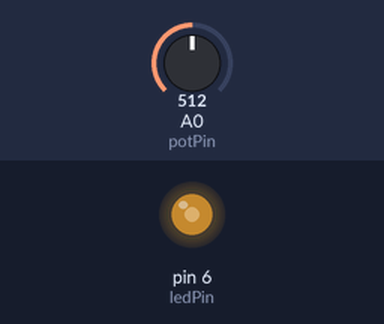
Recording of a sketch running on a simulated Arduino Uno, built with avr-gcc and run on an emulated ATmega328P. Shown: output pins drawn as LEDs (lit = HIGH). The test bench sets the inputs (shaded band); at power-on: A0 (potPin) = 512.

Above: at 1.2 s.
1.3 s: A0 (potPin) set to 716
At 2.4 s:
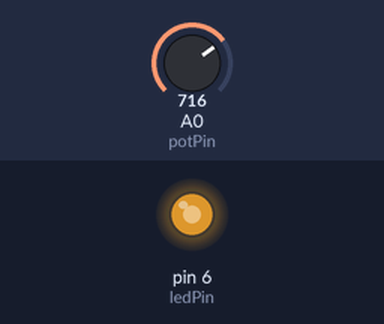
2.8 s: A0 (potPin) set to 900
At 3.6 s:
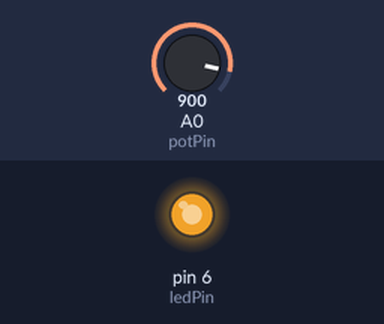
4.3 s: A0 (potPin) set to 122
At 4.7 s:
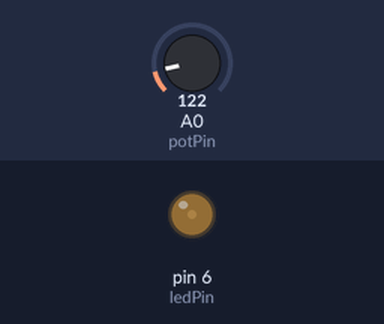
5.8 s: A0 (potPin) set to 0
At 7.0 s:
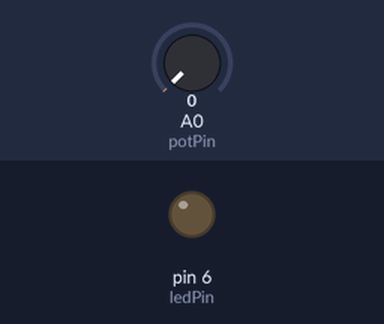
7.3 s: A0 (potPin) set to 511
At 8.2 s:
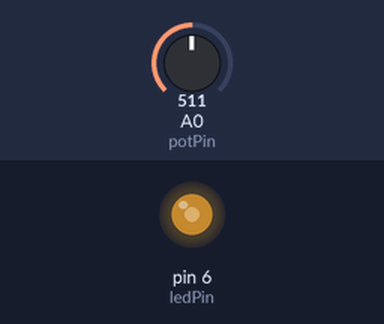
Timing chart, 0 to 9.8 s (numbered marks = the images above; inputs shaded):
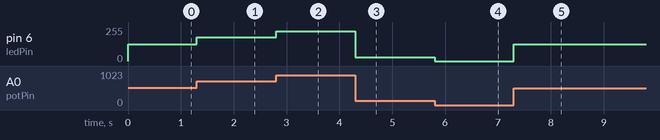

The sketch:

potenciometro_led.ino
```cpp
#define potPin 0
#define ledPin 6

int valPot = 0;

void setup() {
  // put your setup code here, to run once:
  pinMode(ledPin, OUTPUT);
}

void loop() {
  // put your main code here, to run repeatedly:
  valPot = analogRead(potPin);
  valPot = map(valPot,0,1023,0,255);
  analogWrite(ledPin, valPot);
}
```

Measured:
- after the input at 1.3 s, pin 6 (ledPin): 127/255 → 178/255 at once
- after the input at 2.8 s, pin 6 (ledPin): 178/255 → 224/255 at once
- after the input at 4.3 s, pin 6 (ledPin): 224/255 → 30/255 at once
- after the input at 5.8 s, pin 6 (ledPin): 30/255 → 0/255 at once
- after the input at 7.3 s, pin 6 (ledPin): 0/255 → 127/255 at once
